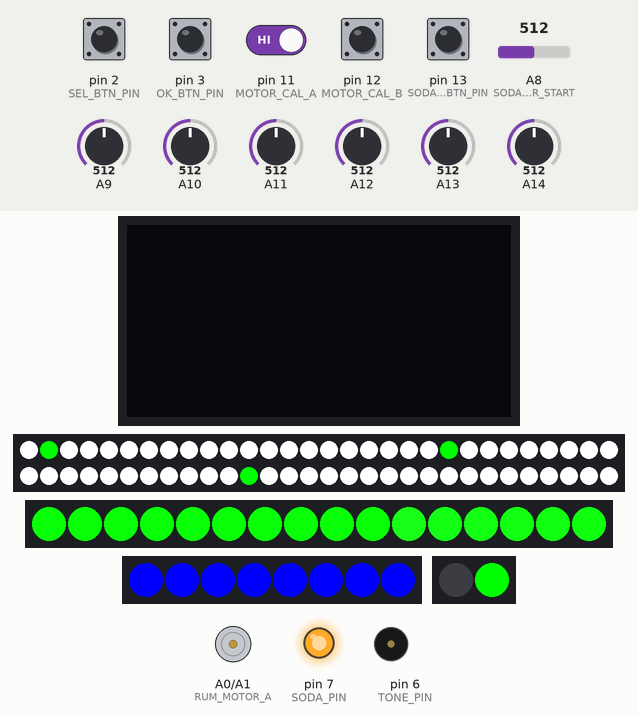
The sketch below on a simulated Arduino Mega 2560, built with avr-gcc and run on an emulated ATmega2560. On the bench: 128×64 one-colour display, 60 RGB LEDs in strip order, left to right, continuing on the next row, 16 RGB LEDs in strip order, left to right, 8 RGB LEDs in strip order, left to right, 2 RGB LEDs in strip order, left to right, motor-driver pin pairs drawn as motors (green arrow = first pin HIGH = forward, orange = second pin HIGH = backward, longer = more drive), output pins drawn as LEDs (lit = HIGH), buzzer (waves = sounding). Inputs (shaded band) come from the test bench; at power-on: pin 2 (SEL_BTN_PIN), pin 3 (OK_BTN_PIN), pin 11 (MOTOR_CAL_A), pin 12 (MOTOR_CAL_B), pin 13 (SODA_ADD_BTN_PIN) HIGH, A8 (SODA_SENSOR_START) = 512, A9 = 512, A10 = 512, A11 = 512, A12 = 512, A13 = 512, A14 = 512. Dim RGB values are drawn brighter than linear; random numbers use the default seed unless the sketch sets one; what the sketch prints to the serial monitor is not drawn.

Above: at 0.14 s.
1.3 s: pin 2 (SEL_BTN_PIN) pulled LOW for 0.15 s
2.9 s: pin 2 (SEL_BTN_PIN) pulled LOW for 1 s
5.4 s: pin 3 (OK_BTN_PIN) pulled LOW for 0.15 s
At 5.59 s:
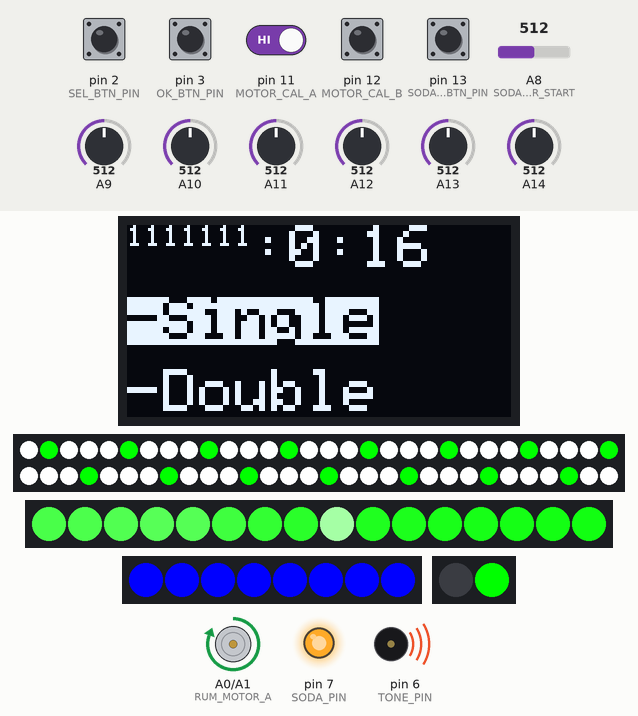
At 7.39 s:
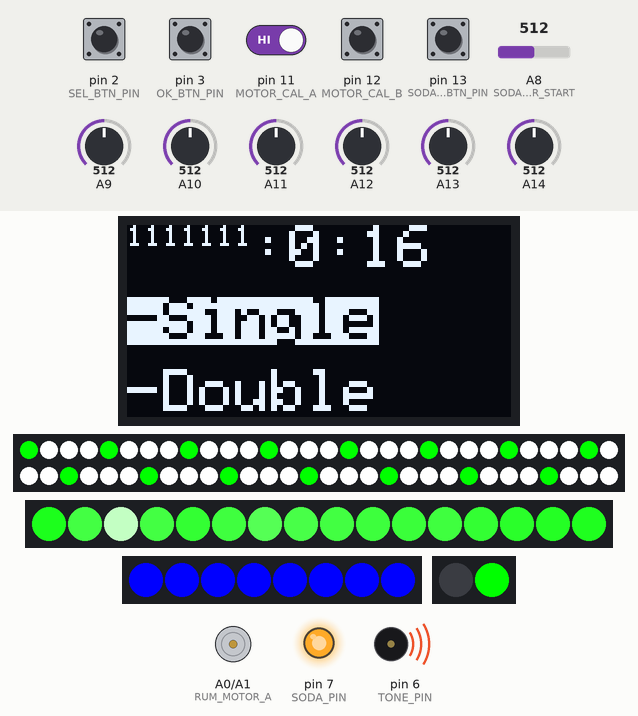
10.1 s: pin 2 (SEL_BTN_PIN) driven LOW and pin 11 (MOTOR_CAL_A) driven LOW
At 11.48 s:
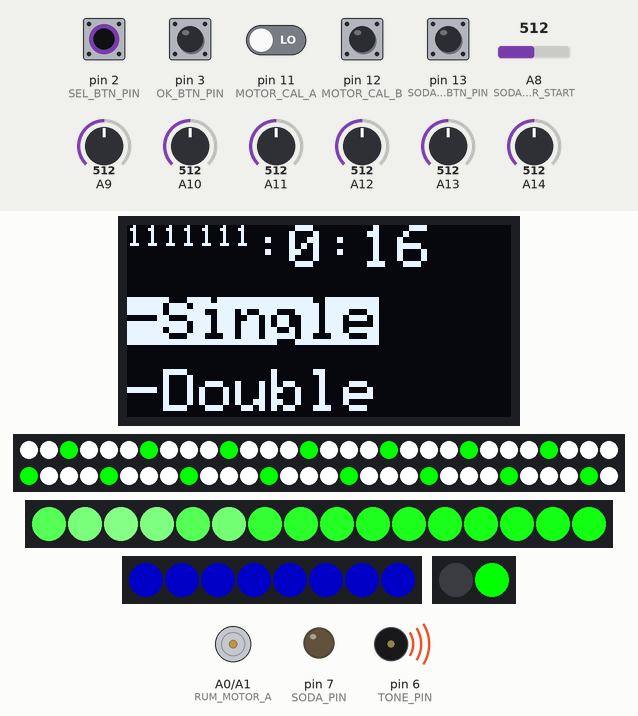
11.9 s: A8 (SODA_SENSOR_START) set to 190
14.4 s: pin 12 (MOTOR_CAL_B) pulled LOW for 1 s
At 15.24 s:
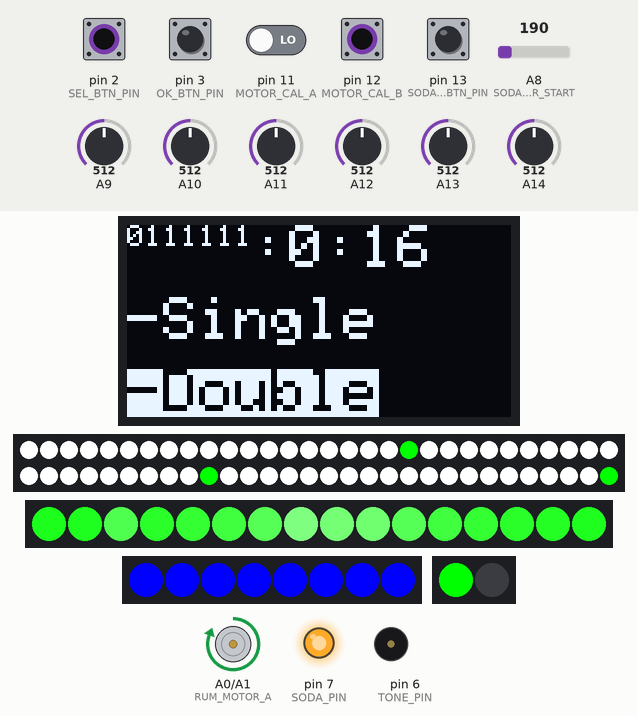
Timing chart, 0 to 26.5 s (numbered marks = the images above; inputs shaded):
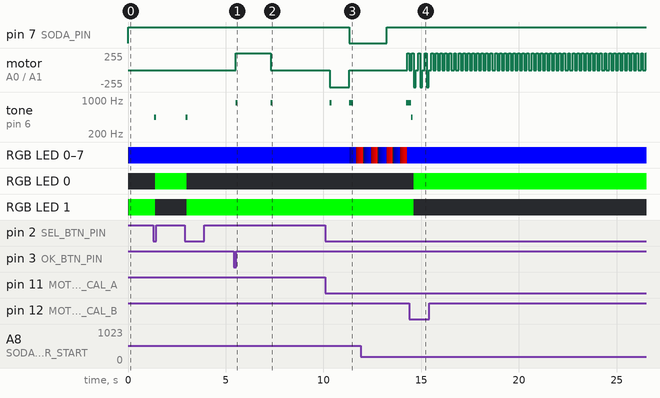

The sketch:

MojitoBot.ino
```cpp
#include <MsTimer2.h>// タイマー割り込み
#include <Adafruit_NeoPixel.h>

#include <Adafruit_GFX.h>
#include <Adafruit_SSD1306.h>

// コンパイル時にヘッダーファイルが適切に編集されていない場合に
// "Height incorrect, please fix Adafruit_SSD1306.h!"
// というエラーを表示するための記述
#if (SSD1306_LCDHEIGHT != 64)
#error("Height incorrect, please fix Adafruit_SSD1306.h!");
#endif

// RSTピンがない互換品を使用するので-1を指定
Adafruit_SSD1306 display(-1);

#define SEL_BTN_PIN         2   // 選択ボタンピン
#define OK_BTN_PIN          3   // 決定ボタンピン

#define TONE_PIN            6   // トーン用ピン
#define SODA_PIN            7   // ソーダ用エアーポンプリレーピン
#define RUM_NEO_PIXEL_PIN   8   // ラム用ネオピクセルピン
#define PANEL_NEO_PIXEL_PIN 9   // パネル用ネオピクセルピン
#define SODA_NEO_PIXEL_PIN  10  // ソーダ用ネオピクセルピン
#define SELECT_NEO_PIXEL_PIN 5  // 選択状態表示用ネオピクセルピン

// ラム用モーター調整用ボタン
#define MOTOR_CAL_A 11
#define MOTOR_CAL_B 12

#define SODA_ADD_BTN_PIN 13 // ソーダ追加ボタンピン
#define SODA_SENSOR_START A8 // ソーダ残量センサー開始ピン

// ラム用モーターピン
#define RUM_MOTOR_A A0
#define RUM_MOTOR_B A1

#define RUM_NUMPIXELS    60
#define PANEL_NUMPIXELS  16
#define SODA_NUMPIXELS    8
#define SELECT_NUMPIXELS  2

Adafruit_NeoPixel rumPixels = Adafruit_NeoPixel(RUM_NUMPIXELS, RUM_NEO_PIXEL_PIN, NEO_GRB);
Adafruit_NeoPixel panelPixels = Adafruit_NeoPixel(PANEL_NUMPIXELS, PANEL_NEO_PIXEL_PIN, NEO_GRB);
Adafruit_NeoPixel sodaPixels  = Adafruit_NeoPixel(SODA_NUMPIXELS, SODA_NEO_PIXEL_PIN, NEO_GRB);
Adafruit_NeoPixel selectPixels  = Adafruit_NeoPixel(SELECT_NUMPIXELS, SELECT_NEO_PIXEL_PIN, NEO_GRB);

//#define LED_MAX 1

#define LED_MAX 255
//#define LED_MAX 50
//#define LED_LOW 10
#define LED_LOW 255
#define NP_BLUE  rumPixels.Color(0, 0, LED_MAX)
#define NP_GREEN rumPixels.Color(0, LED_MAX, 0)
#define NP_WHITE rumPixels.Color(LED_MAX, LED_MAX, LED_MAX)
#define NP_OFF   rumPixels.Color(0, 0, 0)

#define NP_BLUE_LOW  rumPixels.Color(0, 0, LED_LOW)
#define NP_GREEN_LOW rumPixels.Color(0, LED_LOW, 0)
#define NP_WHITE_LOW rumPixels.Color(LED_LOW, LED_LOW, LED_LOW)


// 時間関連
//#define RUM_TIME          2500  // ラム用モーターの動作時間
#define RUM_TIME          1800  // ラム用モーターの動作時間
#define RUM_WAIT_TIME     3000  // ラム用モーターの２回目前の待ち時間（ワンショットメジャー補充時間）
//#define RUM_RELEASE_TIME  1800  // ラム用モータの戻す動作時間
#define RUM_RELEASE_TIME  1000  // ラム用モータの戻す動作時間
//#define SODA_TIME         1400 // ソーダ用の動作時間 // 水は1400
#define SODA_TIME         1900 // ソーダ用の動作時間 // 水は1400
#define WAIT_TIME         1000  // 動作の間の時間

#define RUM_POW 180
#define RUM_REL_POW 100

#define MODE_SINGLE true
#define MODE_DOUBLE false
int  mode         = MODE_SINGLE; // シングル/ダブルモード
bool oldIsSelPush = HIGH; // 前回選択ボタン状態
bool oldIsOkPush  = HIGH; // 前回OKボタン状態

int ledCount = 0;         // 流れるLED用カウンタ
enum enumStatus{
  STATE_IDLE,
  STATE_RUM,
  STATE_SODA,
};

int state = STATE_IDLE;

byte r = 0;
byte g = 0;
byte b = 0;

// ソーダ量調整
#define SODA_ADJ_MAX 7
int sodaAdjCount = 0;
int sodaAdj[SODA_ADJ_MAX] = {16 , 32, 64, 128, 256, 512, 512};

// パネルNeoPixel用
int panelTarget = 0;
int panelLedValList[PANEL_NUMPIXELS] = {0};
int panelLedSpeed = 16;

// タイマ割り込みコールバック
void flash() {
//  Serial.println(state);

  ledCount++;
  if(RUM_NUMPIXELS < ledCount) ledCount = 0;

  switch(state){
    case STATE_IDLE:
      // ラムLedをゆっくり流す
      for(int i=0; i < RUM_NUMPIXELS; i++){
        if(i % 20 == ledCount % 20){
          rumPixels.setPixelColor(i, NP_GREEN_LOW);
        }else{
          rumPixels.setPixelColor(i, NP_WHITE_LOW);
        }
      }
      rumPixels.show();
      break;
    case STATE_RUM:
      // ラムLedをたくさん流す
      for(int i=0; i < RUM_NUMPIXELS; i++){
        if(i % 4 == ledCount % 4){
          rumPixels.setPixelColor(i, NP_GREEN_LOW);
        }else{
          rumPixels.setPixelColor(i, NP_WHITE_LOW);
        }
      }
      rumPixels.show();
      break;
    case STATE_SODA:
      Serial.print(r);
      Serial.print(",");
      Serial.println(b);
      // ソーダLedを色変化
      if(0 == r) b = b+32;
      if(0 == b) r = r+32;
      for(int i=0; i < SODA_NUMPIXELS; i++){
        sodaPixels.setPixelColor(i, sodaPixels.Color(r, 0, b));
      }
      sodaPixels.show();
      break;
    default:
      break;
  }

  // パネルの色設定　もわっとランダムに
  bool isDone = true;
  for(int i=0; i < PANEL_NUMPIXELS; i++){
    // ターゲットが白。その周りは半分づつ暗くなる
    // 緑は常にMAX。減るのは早い。増えるのゆっくり設定

    int pos = abs(i-panelTarget);         // ターゲットからの距離
    int targetVal = LED_MAX / (pos + 1);  // 目標の色

    // ターゲットの色になっていなかったら色設定
    if(targetVal != panelLedValList[i]){
      if(targetVal > panelLedValList[i]){
        // 明るくするのはゆっくり
        panelLedValList[i] = panelLedValList[i] + panelLedSpeed / 2;
      }else{
        // 暗くするのは早く
        panelLedValList[i] = panelLedValList[i] - panelLedSpeed;
      }
      // 差が変化より小さい場合はターゲットと同じにする。
      if( abs(targetVal - panelLedValList[i])-1 < panelLedSpeed) panelLedValList[i] = targetVal;
      if(targetVal != panelLedValList[i]) isDone = false;// ターゲットに達していない場合、未完了に
    }

/*    Serial.print(i);
    Serial.print("Done=");
    Serial.print(isDone);
    Serial.print(",targ");
    Serial.print(targetVal);
    Serial.print(",List");
    Serial.println(panelLedValList[i]);
*/
    panelPixels.setPixelColor(i, panelPixels.Color(panelLedValList[i], LED_MAX, panelLedValList[i]));
  }
  panelPixels.show();

  // 完了なら次のターゲットとスピード設定
  if(isDone){
    panelLedSpeed = random(4,32);
//    panelLedSpeed = random(4,16);
    panelTarget = random(0,PANEL_NUMPIXELS-1);
  }
/*    Serial.print("Speed=");
    Serial.print(panelLedSpeed);

    Serial.print(", Target=");
    Serial.println(panelTarget);
*/
}

void setup() {
  Serial.begin(115200);
  Serial.println("start setup()");

  // ピン設定
  pinMode(SEL_BTN_PIN, INPUT_PULLUP);
  pinMode(OK_BTN_PIN, INPUT_PULLUP);
  pinMode(SODA_PIN, OUTPUT);
  digitalWrite(SODA_PIN, HIGH);
  pinMode(TONE_PIN, OUTPUT);
  pinMode(RUM_MOTOR_A, OUTPUT);
  pinMode(RUM_MOTOR_B, OUTPUT);
  digitalWrite(RUM_MOTOR_A, LOW);
  digitalWrite(RUM_MOTOR_B, LOW);

  pinMode(SODA_ADD_BTN_PIN, INPUT_PULLUP);
  pinMode(MOTOR_CAL_A, INPUT_PULLUP);
  pinMode(MOTOR_CAL_B, INPUT_PULLUP);

//  for(int i=0; i < SODA_ADJ_MAX; i++){
//    pinMode(SODA_SENSOR_START+i, INPUT);
//  }
  // I2Cアドレスは使用するディスプレイに合わせて変更する
  display.begin(SSD1306_SWITCHCAPVCC, 0x3C);

  // NeoPixel
  rumPixels.begin();
  panelPixels.begin();
  sodaPixels.begin();
  selectPixels.begin();

  for(int i=0; i < RUM_NUMPIXELS; i++){
    rumPixels.setPixelColor(i, NP_GREEN);
  }
  rumPixels.show();

  for(int i=0; i < PANEL_NUMPIXELS; i++){
    panelPixels.setPixelColor(i, NP_GREEN);
  }
  panelPixels.show();

  for(int i=0; i < SODA_NUMPIXELS; i++){
    sodaPixels.setPixelColor(i, NP_BLUE);
  }
  sodaPixels.show();

  // シングルを光らせる
  selectPixels.setPixelColor(1, NP_GREEN);
  selectPixels.setPixelColor(0, NP_OFF);
  selectPixels.show();

  // タイマー割り込み
  MsTimer2::set(50, flash);
  MsTimer2::start();
}

void loop() {
  delay(100);

  // 選択ボタン
  bool sel = digitalRead(SEL_BTN_PIN);
  if(HIGH == oldIsSelPush && LOW == sel){
    // ラムのモーターを逆回転し、戻す
//    digitalWrite(RUM_MOTOR_A, HIGH);
//    delay(1000);
//    digitalWrite(RUM_MOTOR_A, LOW);

    tone(TONE_PIN, 440, 100);
    if(MODE_SINGLE == mode){
      mode = MODE_DOUBLE;
      // ダブルを光らせる
      selectPixels.setPixelColor(1, NP_OFF);
      selectPixels.setPixelColor(0, NP_GREEN);
    }else{
      mode = MODE_SINGLE;
      // シングルを光らせる
      selectPixels.setPixelColor(1, NP_GREEN);
      selectPixels.setPixelColor(0, NP_OFF);
    }
    selectPixels.show();

  }
  oldIsSelPush = sel; // 前回のボタン状態を保持

  // ディスプレイ------
  // OLED
    display.clearDisplay();
    display.setTextSize(1);
    display.setTextColor(WHITE);
    display.setCursor(0,0);

    Serial.println("1-2-3-4-5-6-7");
    // ソーダ残量確認
    sodaAdjCount = 0;
    for(int i=0; i < SODA_ADJ_MAX; i++){
//      bool val = digitalRead(SODA_SENSOR_START+i);
      int val = analogRead(SODA_SENSOR_START+i);
//      if(HIGH != val ){
      if(200 > val ){
        sodaAdjCount = i;
        display.print(0);
        Serial.print(val);
        Serial.print("-");
  //      break;
      }else{
        display.print(1);
        Serial.print(val);
        Serial.print("-");
      }
    }
    Serial.println("");

    display.setTextSize(2);
    display.print(":");
    display.print(sodaAdjCount);
    display.print(":");
    display.println(sodaAdj[sodaAdjCount]);

    display.setTextSize(1);
    display.println("");
    display.setTextSize(2);
    if(MODE_SINGLE == mode){
      display.setTextColor(BLACK, WHITE); // 反転
    }else{
      display.setTextColor(WHITE);
    }
    display.println("-Single");
    display.setTextSize(1);
    display.println("");
    display.setTextSize(2);

    if(MODE_SINGLE != mode){
      display.setTextColor(BLACK, WHITE); // 反転
    }else{
      display.setTextColor(WHITE);
    }
    display.println("-Double");
    display.display();
  // ディスプレイ------

  // OKボタン
  sel = digitalRead(OK_BTN_PIN);
  if(HIGH == oldIsOkPush && LOW == sel){
    // ソーダの調整カウンタを進める
//    sodaAdjCount++;
//    if(SODA_ADJ_MAX == sodaAdjCount) sodaAdjCount = 0;

    tone(TONE_PIN, 880, 200);
    state = STATE_RUM;
    // 押下時
    Serial.println("push OK");
    rumPixels.setPixelColor(0, NP_GREEN);
    rumPixels.show();

    // モーター動作（ラムのワンショットメジャー用)
//    digitalWrite(RUM_MOTOR_A, HIGH);
    analogWrite(RUM_MOTOR_A, RUM_POW);
    tone(TONE_PIN, 880, 100);
    delay(RUM_TIME);
    digitalWrite(RUM_MOTOR_A, LOW);
    tone(TONE_PIN, 880, 100);

    delay(RUM_WAIT_TIME);

    // ラムのモーターを逆回転し、戻す
    digitalWrite(RUM_MOTOR_B, RUM_REL_POW);
    tone(TONE_PIN, 880, 100);
    delay(RUM_RELEASE_TIME);
    digitalWrite(RUM_MOTOR_B, LOW);

    if(!mode){
      // ダブルは2回
      tone(TONE_PIN, 880, 100);
      delay(RUM_WAIT_TIME);
//      digitalWrite(RUM_MOTOR_A, HIGH);
      analogWrite(RUM_MOTOR_A, RUM_POW);
      tone(TONE_PIN, 880, 100);
      delay(RUM_TIME);
      digitalWrite(RUM_MOTOR_A, LOW);
      tone(TONE_PIN, 880, 100);
      delay(RUM_WAIT_TIME);
      tone(TONE_PIN, 880, 100);

      // ラムのモーターを逆回転し、戻す
      digitalWrite(RUM_MOTOR_B, RUM_REL_POW);
      delay(RUM_RELEASE_TIME);
      digitalWrite(RUM_MOTOR_B, LOW);
    }

    tone(TONE_PIN, 880, 200);
    Serial.println(state);
    state = STATE_SODA;
    Serial.println(state);

    // リレー（エアーポンプ制御用)
    digitalWrite(SODA_PIN, LOW);
    delay(SODA_TIME + sodaAdj[sodaAdjCount]);
    digitalWrite(SODA_PIN, HIGH);
    delay(1000);
    tone(TONE_PIN, 880, 500);
    state = STATE_IDLE;
    delay(50);
    for(int i=0; i < SODA_NUMPIXELS; i++){
      sodaPixels.setPixelColor(i, NP_BLUE);
    }
    sodaPixels.show();

  }

  oldIsOkPush = sel; // 前回のボタン状態を保持

  // ソーダ追加
  if(LOW == digitalRead(SODA_ADD_BTN_PIN)){
    Serial.println("add soda");
    digitalWrite(SODA_PIN, LOW);
    delay(100);
    digitalWrite(SODA_PIN, HIGH);
  }

  // モーター調整
  if(LOW == digitalRead(MOTOR_CAL_A)){
    Serial.println("MOTOR_CAL_A");
    digitalWrite(RUM_MOTOR_A, HIGH);
    delay(100);
    digitalWrite(RUM_MOTOR_A, LOW);
  }

  if(LOW == digitalRead(MOTOR_CAL_B)){
    Serial.println("MOTOR_CAL_B");
    digitalWrite(RUM_MOTOR_B, HIGH);
    delay(100);
    digitalWrite(RUM_MOTOR_B, LOW);
  }
}
```

Measured:
- after the input at 1.3 s, tone on pin 6 (TONE_PIN): silent → 440 Hz at once, → silent 0.10 s later
- after the input at 2.9 s, tone on pin 6 (TONE_PIN): silent → 440 Hz at once, → silent 0.10 s later
- after the input at 5.4 s, motor on A0 (RUM_MOTOR_A) / A1 (RUM_MOTOR_B): stopped → forward 255/255 after 0.11 s, → stopped 1.8 s later; tone on pin 6 (TONE_PIN): alternates 880 Hz for 0.10 s and silent for 1.7 s, starting after 0.11 s
